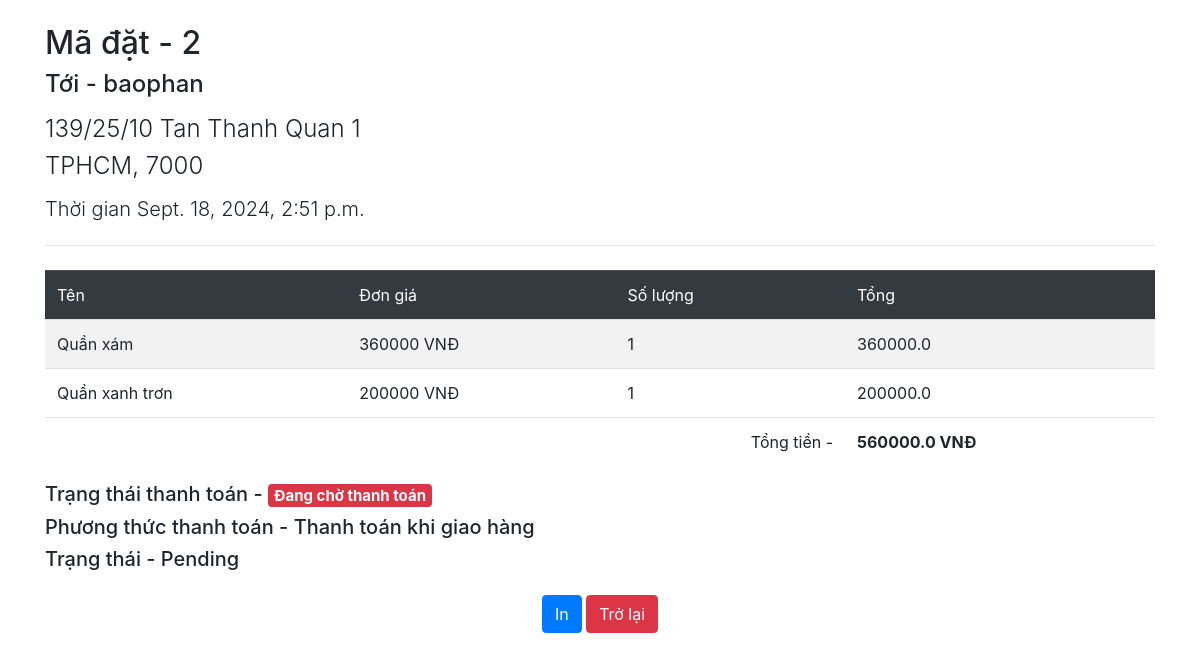
/orders/invoice/2/ (signed in), run on the app's committed database.
### orders/models.py (models this page shows, shortened)
class Order(models.Model):
    user = models.ForeignKey(settings.AUTH_USER_MODEL,
                             related_name='orders', on_delete=models.CASCADE)
    address = models.CharField(max_length=150, blank=False, null=False)
    pin_code = models.CharField(max_length=10)
    city = models.CharField(max_length=50)
    paid = models.BooleanField(default=False)
    created = models.DateTimeField(auto_now_add=True)
    updated = models.DateTimeField(auto_now=True)
    status = models.CharField(
        choices=choices, max_length=10, default='Pending')
    total_price = models.FloatField(null=False, blank=False)
    class Meta:
        ordering = ('-created',)

class OrderItem(models.Model):
    order = models.ForeignKey(
        Order, related_name='items', on_delete=models.CASCADE)
    product = models.ForeignKey(
        Product, related_name='ordered', on_delete=models.CASCADE)
    quantity = models.PositiveIntegerField(default=1)
    total = models.FloatField(null=False, blank=False)

### store/models.py (models this page shows, shortened)
class Product(models.Model):
    category = models.ForeignKey(
        Category, on_delete=models.CASCADE, related_name='products')
    name = models.CharField(max_length=100, null=False, blank=False)
    slug = models.SlugField(unique_for_date='created')
    description = models.TextField(null=False, blank=False)
    price = models.IntegerField(null=False)
    created = models.DateTimeField(auto_now_add=True)
    updated = models.DateTimeField(auto_now=True)
    image = models.ImageField(upload_to='media/products/%Y/%m/%d/', blank=True)
    availibility = models.BooleanField(null=False, default=True)
    class Meta:
        index_together = ('id', 'slug')
        ordering = ('-created',)

### orders/views.py (the view)
# urls.py: path('invoice/<int:pk>/', views.OrderInvoice.as_view(), name='invoice')
class OrderInvoice(LoginRequiredMixin, generic.DetailView):
    model = Order
    context_object_name = 'order'
    template_name = 'orders/order_invoice.html'
    def get_queryset(self):
        qs = super().get_queryset()
        return qs.prefetch_related('items', 'items__product')
    def get_object(self, **kwargs):
        obj = super().get_object(**kwargs)
        if obj.user_id == self.request.user.id or self.request.user.is_superuser:
            return obj
        raise Http404

### cart/cart.py (called while the page is built)
def cart_preprocessor(request):
    return {'cart': Cart(request)}

### orders/templates/orders/order_invoice.html (shortened to what this page needs)
<!DOCTYPE html>
<html lang="en">
  <head>
    <link
      rel="stylesheet"
      href="https://stackpath.bootstrapcdn.com/bootstrap/4.4.1/css/bootstrap.min.css"
    />
  </head>
  <body>
    <div class="container my-4">
      <h2>Mã đặt - {{order.id}}</h2>
      <h4 class="mb-3">
        Tới - {{order.user.first_name|default:order.user.username}}
      </h4>
      <h4 class="font-weight-light">{{order.address}}</h4>
      <h4 class="font-weight-light mb-3">{{order.city}}, {{order.pin_code}}</h4>
      <h5 class="font-weight-light mb-4">Thời gian {{order.created}}</h5>
      <hr />
      <table class="table table-striped mt-4">
        <thead class="table-dark">
          <tr>
            <td>Tên </td>
            <td>Đơn giá</td>
            <td>Số lượng</td>
            <td>Tổng </td>
          </tr>
        </thead>
        <tbody>
          {% for o in order.items.all %}
          <tr>
            <td>{{o.product.name}}</td>
            <td>{{o.product.price}} VNĐ</td>
            <td>{{o.quantity}}</td>
            <td>{{o.total}}</td>
          </tr>
          {% endfor %}
        </tbody>
        <tfoot>
          <tr>
            <td colspan="2"></td>
            <td class="text-right">Tổng tiền -</td>
            <td>
              <b>{{order.total_price}} VNĐ</b>
            </td>
          </tr>
        </tfoot>
      </table>
      <h5>
        Trạng thái thanh toán - {% if order.paid %}
        <span class="badge badge-success">Đã thanh toán</span>
        {% else %}
        <span class="badge badge-danger">Đang chờ thanh toán</span>
        {% endif %}
      </h5>
      <h5>Phương thức thanh toán - Thanh toán khi giao hàng</h5>
      <h5>Trạng thái - {{order.status}}</h5>
    </div>
    <footer class="text-center d-print-none">
      <button class="btn btn-primary" onclick="window.print()">In </button>
      <button class="btn btn-danger" onclick="history.back()">Trở lại</button>
    </footer>
  </body>
</html>

### data on the page
Order: id "2", user.first_name "baophan", address "139/25/10 Tan Thanh Quan 1", city "TPHCM", pin_code "7000", created "Sept. 18, 2024, 2:51 p.m.", total_price "560000.0", status "Pending"
OrderItem: product.name "Quần xám", product.price "360000", quantity "1", total "360000.0"
OrderItem: product.name "Quần xanh trơn", product.price "200000", quantity "1", total "200000.0"
